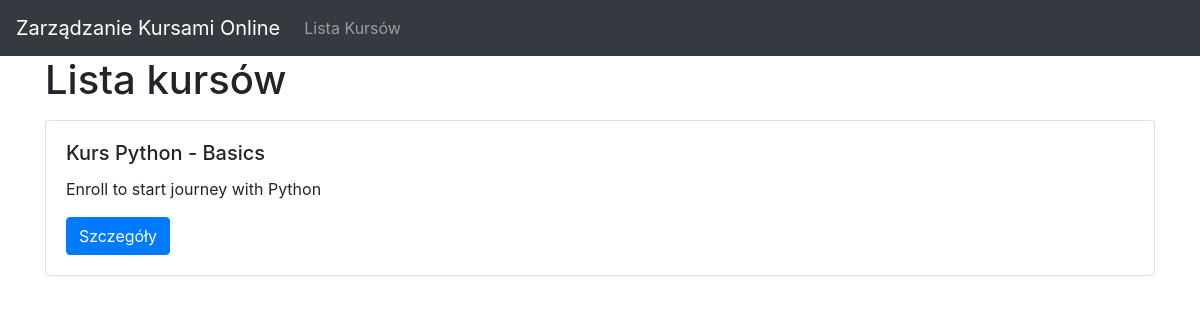
Page /courses/ on the committed database.
### courses/models.py (models this page shows, shortened)
class Course(models.Model):
    title = models.CharField(max_length=255)
    description = models.TextField()
    start_data = models.DateField()
    end_data = models.DateField()
    author = models.ForeignKey("auth.User", on_delete=models.CASCADE)
    price = models.DecimalField(max_digits=6, decimal_places=2)

### courses/views.py (the view)
# urls.py: path("courses/", views.course_list, name="course-list"),
def course_list(request):
    return render(request, 'courses/course_list.html', {"courses": Course.objects.all()})

### courses/templates/courses/course_list.html
{% extends "courses/base.html" %}
{% block content %}
  <h1>Lista kursów</h1>
  {% for course in courses %}
  <div class="card my-3">
    <div class="card-body">
      <h5 class="card-title">{{ course.title }}</h5>
      <p class="card-text">{{ course.description }}</p>
      <a href="{% url 'course-detail' course.id %}" class="btn btn-primary">Szczegóły</a>
    </div>
  </div>
  {% endfor %}
{% endblock %}

### rows in the picture
Course: title "Kurs Python - Basics", description "Enroll to start journey with Python"
